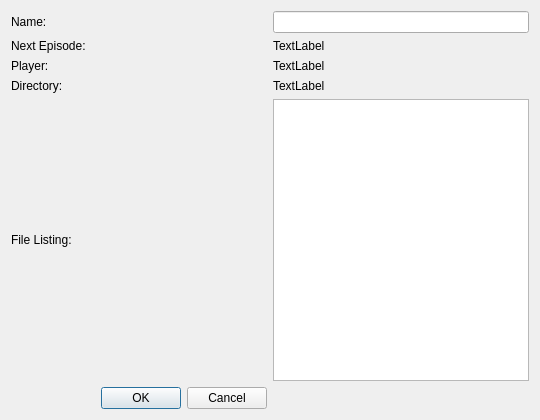
<?xml version="1.0" encoding="UTF-8"?>
<ui version="4.0">
 <class>InfoDialog</class>
 <widget class="QDialog" name="InfoDialog">
  <property name="geometry">
   <rect>
    <x>0</x>
    <y>0</y>
    <width>540</width>
    <height>420</height>
   </rect>
  </property>
  <property name="windowTitle">
   <string>Serie Info</string>
  </property>
  <layout class="QGridLayout" name="gridLayout_2">
   <item row="0" column="0">
    <layout class="QGridLayout" name="gridLayout">
     <item row="2" column="0">
      <widget class="QLabel" name="label_5">
       <property name="text">
        <string>Player:</string>
       </property>
      </widget>
     </item>
     <item row="5" column="0">
      <widget class="QLabel" name="label_7">
       <property name="text">
        <string>File Listing:</string>
       </property>
      </widget>
     </item>
     <item row="1" column="1">
      <widget class="QLabel" name="nextepisodelabel">
       <property name="text">
        <string>TextLabel</string>
       </property>
      </widget>
     </item>
     <item row="2" column="1">
      <widget class="QLabel" name="playerlabel">
       <property name="text">
        <string>TextLabel</string>
       </property>
      </widget>
     </item>
     <item row="6" column="0">
      <widget class="QDialogButtonBox" name="buttonBox">
       <property name="acceptDrops">
        <bool>false</bool>
       </property>
       <property name="orientation">
        <enum>Qt::Horizontal</enum>
       </property>
       <property name="standardButtons">
        <set>QDialogButtonBox::Cancel|QDialogButtonBox::Ok</set>
       </property>
       <property name="centerButtons">
        <bool>false</bool>
       </property>
      </widget>
     </item>
     <item row="0" column="0">
      <widget class="QLabel" name="label_2">
       <property name="text">
        <string>Name:</string>
       </property>
      </widget>
     </item>
     <item row="5" column="1">
      <widget class="QPlainTextEdit" name="filetextedit">
       <property name="horizontalScrollBarPolicy">
        <enum>Qt::ScrollBarAlwaysOff</enum>
       </property>
       <property name="lineWrapMode">
        <enum>QPlainTextEdit::NoWrap</enum>
       </property>
       <property name="readOnly">
        <bool>true</bool>
       </property>
      </widget>
     </item>
     <item row="0" column="1">
      <widget class="QLineEdit" name="nameEdit">
       <property name="sizePolicy">
        <sizepolicy hsizetype="Expanding" vsizetype="Fixed">
         <horstretch>0</horstretch>
         <verstretch>0</verstretch>
        </sizepolicy>
       </property>
      </widget>
     </item>
     <item row="1" column="0">
      <widget class="QLabel" name="label_3">
       <property name="text">
        <string>Next Episode:</string>
       </property>
      </widget>
     </item>
     <item row="3" column="1">
      <widget class="QLabel" name="directorylabel">
       <property name="text">
        <string>TextLabel</string>
       </property>
      </widget>
     </item>
     <item row="3" column="0">
      <widget class="QLabel" name="label">
       <property name="text">
        <string>Directory:</string>
       </property>
      </widget>
     </item>
    </layout>
   </item>
  </layout>
 </widget>
 <resources>
  <include location="icons.qrc"/>
 </resources>
 <connections>
  <connection>
   <sender>buttonBox</sender>
   <signal>accepted()</signal>
   <receiver>InfoDialog</receiver>
   <slot>accept()</slot>
   <hints>
    <hint type="sourcelabel">
     <x>248</x>
     <y>254</y>
    </hint>
    <hint type="destinationlabel">
     <x>157</x>
     <y>274</y>
    </hint>
   </hints>
  </connection>
  <connection>
   <sender>buttonBox</sender>
   <signal>rejected()</signal>
   <receiver>InfoDialog</receiver>
   <slot>reject()</slot>
   <hints>
    <hint type="sourcelabel">
     <x>316</x>
     <y>260</y>
    </hint>
    <hint type="destinationlabel">
     <x>286</x>
     <y>274</y>
    </hint>
   </hints>
  </connection>
 </connections>
</ui>
